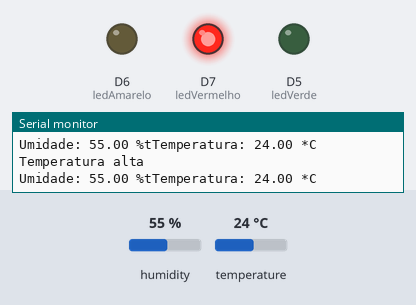
Bench run of a sketch on a simulated ESP8266 (NodeMCU). Shown: output pins drawn as LEDs (lit = HIGH), the last lines printed to the serial monitor. The inputs (shaded band) are chosen by the test bench; at power-on: temperature 24 °C, humidity 55 %.

Above: at 2.8 s.
2.9 s: temperature set to 0 °C
At 4.9 s:
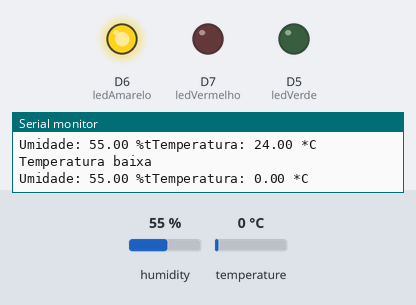
5.6 s: temperature set to 12 °C
At 7.3 s:
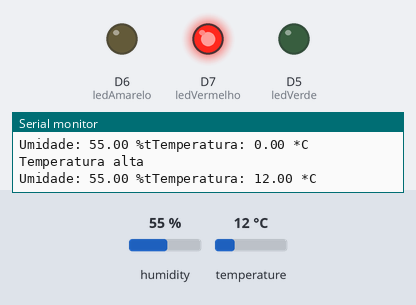
8.3 s: temperature set to 1 °C
At 10.9 s:
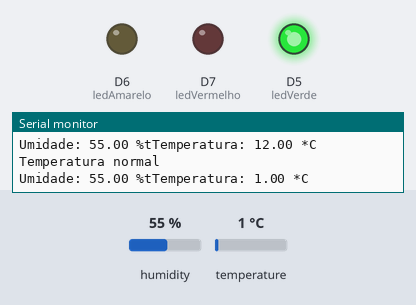
11.6 s: temperature set to 19 °C
At 13.3 s:
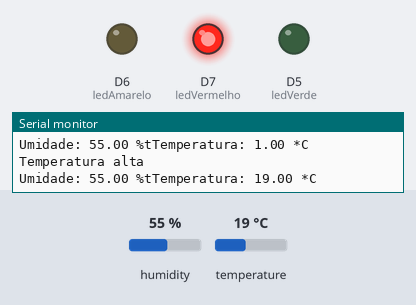
Timing chart, 0 to 14.8 s (numbered marks = the images above; inputs shaded):
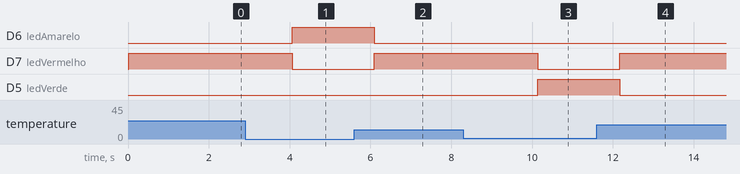

Measured:
- after the input at 2.9 s, D6 (ledAmarelo): LOW → HIGH after 1.2 s; D7 (ledVermelho): HIGH → LOW after 1.2 s
- after the input at 5.6 s, D6 (ledAmarelo): HIGH → LOW after 0.49 s; D7 (ledVermelho): LOW → HIGH after 0.49 s
- after the input at 8.3 s, D7 (ledVermelho): HIGH → LOW after 1.8 s; D5 (ledVerde): LOW → HIGH after 1.8 s
- after the input at 11.6 s, D7 (ledVermelho): LOW → HIGH after 0.56 s; D5 (ledVerde): HIGH → LOW after 0.56 s

The sketch:

DHT11_Sensor_Temperatura_Humidade_Leds_003.ino
```cpp
#include "DHT.h"

#define DHTPIN D2      // pino de conexão
#define DHTTYPE DHT11  // DHT 11

DHT dht(DHTPIN, DHTTYPE);

const int ledVerde = D5;
const int ledAmarelo = D6;
const int ledVermelho = D7;

void setup() {
  Serial.begin(9600);
  Serial.println("Teste se sensor DHT!");
  dht.begin();

  pinMode(ledVerde, OUTPUT);
  pinMode(ledAmarelo, OUTPUT);
  pinMode(ledVermelho, OUTPUT);
}

void loop() {
  // A leitura da temperatura e umidade pode levar 250ms!
  // O atraso do sensor pode chegar a 2 segundos.
  float h = dht.readHumidity();
  float t = dht.readTemperature();

  // testa se retorno é valido, caso contrário algo está errado.
  if (isnan(t) || isnan(h)) {
    Serial.println("Sensor com defeito");
  }
  else if (t >= 2) {
    digitalWrite(ledVermelho, HIGH); // Indica a temperatura Alta
    digitalWrite(ledVerde, LOW);
    digitalWrite(ledAmarelo, LOW);
    Serial.println("Temperatura alta");
  }
  else if (t >= 1) {
    digitalWrite(ledVerde, HIGH); // Indica a temperatura Normal
    digitalWrite(ledVermelho, LOW);
    digitalWrite(ledAmarelo, LOW);
    Serial.println("Temperatura normal");
  }
  else if (t < 1) {
    digitalWrite(ledAmarelo, HIGH); // Indica a temperatura Baixo
    digitalWrite(ledVermelho, LOW);
    digitalWrite(ledVerde, LOW);
    Serial.println("Temperatura baixa");
  }
    Serial.print("Umidade: ");
    Serial.print(h);
    Serial.print(" %t");
    Serial.print("Temperatura: ");
    Serial.print(t);
    Serial.println(" *C");

  delay(2000);
}
```
